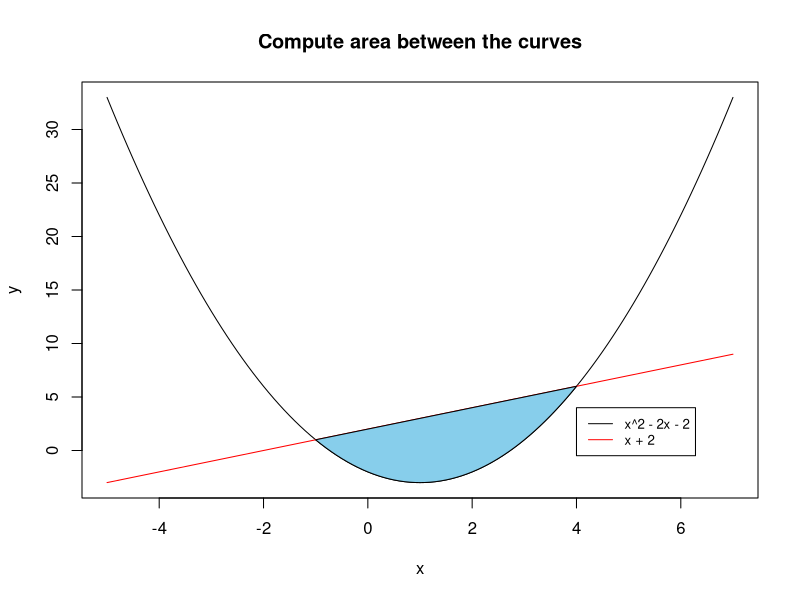
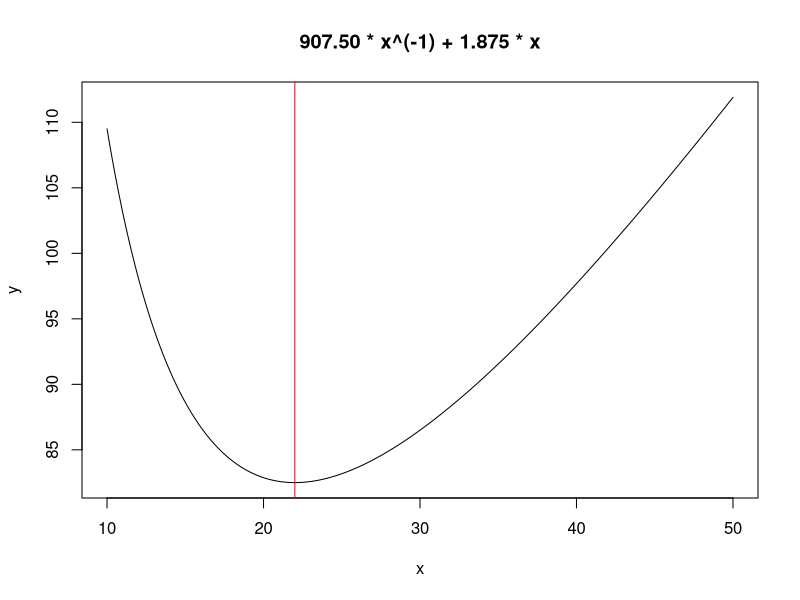
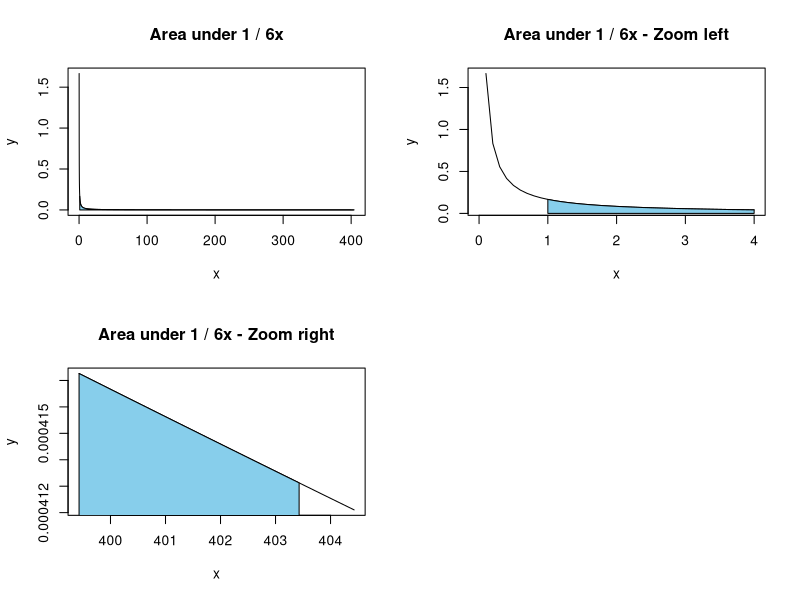

Generate these figures, in order, with R:
## ---- chunk 1
knitr::opts_chunk$set(echo = TRUE)
#options(scipen = 999)
## ---- chunk 2
x <- c(5:8)
y <- 2 * x - 9
width <- 1

ans <- sum(width * y)
## ---- chunk 3
x <-  seq(from = -5, to = 7, by = 0.1)
y.1 <-  x^2 - 2 * x - 2
y.2 <-  x + 2
shade <- x >= -1 & x <= 4

plot(x, y.1, type = "l", col = "black",
	 main = "Compute area between the curves",
	 ylab = "y")
lines(x, y.2, col = "red")
polygon(c(x[shade], rev(x[shade])), c(y.2[shade], rev(y.1[shade])),col="skyblue")
legend(4, 4, legend=c("x^2 - 2x - 2", "x + 2"),
       col=c("black", "red") , lty=c(1, 1), cex=0.8)
## ---- chunk 4
ans <- (-1 / 3) * 4^3 + (3 / 2) * 4^2 + 4 * 4 - (1 / 3) - (3 / 2) + 4
## ---- chunk 5
integrand <- function(x) {-(x^2) + 3 * x + 4}
integrate(integrand, lower = -1, upper = 4)
## ---- chunk 6
x <-  seq(from = 10, to = 50, by = 0.1)
y <- 907.50 * x^(-1) + 1.875 * x

plot(x, y, type = "l", col = "black",
	 main = "907.50 * x^(-1) + 1.875 * x")
abline(v = 22, col = "red")
## ---- chunk 7
x <-  seq(from = 0, to = exp(6) + 1, by = 0.1)
y.1 <- 1 / (6 * x)
y.2 <- 0 * x
shade <- x >= 1 & x <= exp(6)

par(mfrow = c(2,2))
plot(x, y.1, type = "l", col = "black",
	 main = "Area under 1 / 6x",
	 ylab = "y")
polygon(c(x[shade], rev(x[shade])), c(y.2[shade], rev(y.1[shade])),col="skyblue")

x <-  seq(from = 0, to = 4, by = 0.1)
y.1 <- 1 / (6 * x)
y.2 <- 0 * x
shade <- x >= 1 & x <= exp(6)

plot(x, y.1, type = "l", col = "black",
	 main = "Area under 1 / 6x - Zoom left",
	 ylab = "y")
polygon(c(x[shade], rev(x[shade])), c(y.2[shade], rev(y.1[shade])),col="skyblue")

x <-  seq(from = exp(6) - 4, to = exp(6) + 1, by = 0.1)
y.1 <- 1 / (6 * x)
y.2 <- 0 * x
shade <- x >= 1 & x <= exp(6)

plot(x, y.1, type = "l", col = "black",
	 main = "Area under 1 / 6x - Zoom right",
	 ylab = "y")
polygon(c(x[shade], rev(x[shade])), c(y.2[shade], rev(y.1[shade])),col="skyblue")
## ---- chunk 8
(1 / 6) * log(abs(exp(6))) - (1 / 6) * log(abs(1))
